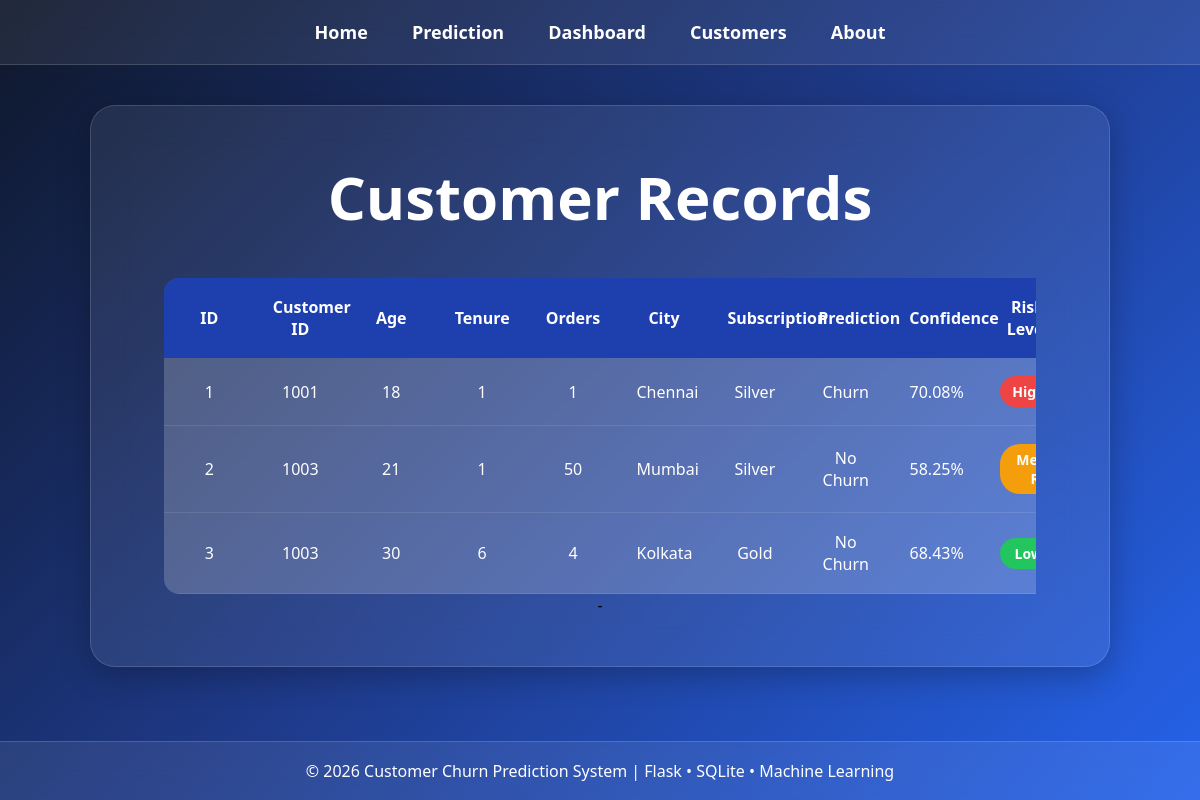
Page /customers on the committed database.
### tables this page shows
CREATE TABLE customers(

    id INTEGER PRIMARY KEY AUTOINCREMENT,

    customer_id INTEGER,
    age INTEGER,
    tenure_months INTEGER,

    avg_order_value REAL,
    total_orders INTEGER,

    last_purchase_days_ago INTEGER,
    support_tickets INTEGER,

    gender TEXT,
    city TEXT,
    subscription_type TEXT,

    prediction TEXT,
    confidence REAL,
    risk_level TEXT
);

### app.py (the view)
@app.route('/customers')
def customers():
    conn = get_db_connection()
    customers = conn.execute(
        "SELECT * FROM customers ORDER BY id ASC"
    ).fetchall()
    conn.close()
    return render_template(
        'customers.html',
        customers=customers
    )

### app.py (called while the page is built)
def get_db_connection():
    conn = sqlite3.connect("churn.db")
    conn.row_factory = sqlite3.Row
    return conn

### templates/customers.html (shortened to what this page needs)
<!DOCTYPE html>
<html>
<head>
    <link rel="stylesheet"
          href="{{ url_for('static', filename='css/style.css') }}">
</head>
<body>
<nav>
    <a href="/">Home</a>
    <a href="/prediction">Prediction</a>
    <a href="/dashboard">Dashboard</a>
    <a href="/customers">Customers</a>
    <a href="/about">About</a>
</nav>
<div class="hero">
    <h1>Customer Records</h1>
<div class="table-container">
    <table>
        <tr>
            <th>ID</th>
            <th>Customer ID</th>
            <th>Age</th>
            <th>Tenure</th>
            <th>Orders</th>
            <th>City</th>
            <th>Subscription</th>
            <th>Prediction</th>
            <th>Confidence</th>
            <th>Risk Level</th>
        </tr>
        {% for customer in customers %}
        <tr>
            <td>{{ loop.index }}</td>
            <td>{{ customer['customer_id'] }}</td>
            <td>{{ customer['age'] }}</td>
            <td>{{ customer['tenure_months'] }}</td>
            <td>{{ customer['total_orders'] }}</td>
            <td>{{ customer['city'] }}</td>
            <td>{{ customer['subscription_type'] }}</td>
            <td>{{ customer['prediction'] }}</td>
            <td>{{ customer['confidence'] }}%</td>
            <td>
    {% if customer['risk_level'] == 'High Risk' %}
        <span class="risk-high">High Risk</span>
    {% elif customer['risk_level'] == 'Medium Risk' %}
        <span class="risk-medium">Medium Risk</span>
    {% else %}
        <span class="risk-low">Low Risk</span>
    {% endif %}
</td>
        </tr>
        {% endfor %}
    </table>
-</div>
</div>
<footer>
    © 2026 Customer Churn Prediction System | Flask • SQLite • Machine Learning
</footer>
</body>
</html>

### static/css/style.css (style rules this page uses)
* { margin:0; padding:0; box-sizing:border-box; }
body { font-family:'Segoe UI',sans-serif; min-height:100vh; display:flex; flex-direction:column; background:linear-gradient( 135deg, #0f172a, #1e3a8a, #2563eb ); background-attachment:fixed; }
nav { background:rgba(255,255,255,0.08); backdrop-filter:blur(15px); -webkit-backdrop-filter:blur(15px); border-bottom:1px solid rgba(255,255,255,0.15); padding:20px; text-align:center; position:sticky; top:0; z-index:1000; }
nav a { color:white; text-decoration:none; margin:0 20px; font-size:18px; font-weight:600; transition:0.3s; }
.hero { width:85%; max-width:1200px; margin:40px auto; background:rgba(255,255,255,0.08); backdrop-filter:blur(20px); -webkit-backdrop-filter:blur(20px); border:1px solid rgba(255,255,255,0.15); border-radius:25px; padding:50px; text-align:center; box-shadow: 0 8px 32px rgba(0,0,0,0.25); }
.hero h1 { color:white; font-size:60px; margin-bottom:20px; }
table { width:100%; border-collapse:collapse; background:rgba(255,255,255,0.12); border-radius:15px; overflow:hidden; color:white; margin-top:20px; }
table th { background:rgba(0,0,0,0.25); padding:15px; font-size:16px; }
table td { padding:12px; border-bottom:1px solid rgba(255,255,255,0.1); }
footer { margin-top:auto; background:rgba(255,255,255,0.08); backdrop-filter:blur(15px); border-top:1px solid rgba(255,255,255,0.15); color:white; text-align:center; padding:18px; }
.hero table { width:100%; border-collapse:collapse; border-radius:15px; overflow:hidden; table-layout:fixed; }
.hero table th, .hero table td { text-align:center; vertical-align:middle; padding:18px; }
.hero table th { background:#1e40af; color:white; font-weight:600; }
.hero table td { background:rgba(255,255,255,0.08); color:white; }
.table-container { width:95%; margin:auto; overflow-x:auto; border-radius:15px; }
.table-container table { min-width:1000px; }
.risk-high { background:#ef4444; color:white; padding:6px 12px; border-radius:20px; font-size:14px; font-weight:bold; }
.risk-medium { background:#f59e0b; color:white; padding:6px 12px; border-radius:20px; font-size:14px; font-weight:bold; }
.risk-low { background:#22c55e; color:white; padding:6px 12px; border-radius:20px; font-size:14px; font-weight:bold; }
.risk-low { min-width:90px; display:inline-block; text-align:center; }
.risk-medium { min-width:90px; display:inline-block; text-align:center; }
.risk-high { min-width:90px; display:inline-block; text-align:center; }

### rows in the picture
customers: customer_id "1001", age "18", tenure_months "1", total_orders "1", city "Chennai", subscription_type "Silver", prediction "Churn", confidence "70.08", risk_level "High Risk"
customers: customer_id "1003", age "21", tenure_months "1", total_orders "50", city "Mumbai", subscription_type "Silver", prediction "No Churn", confidence "58.25", risk_level "Medium Risk"
customers: customer_id "1003", age "30", tenure_months "6", total_orders "4", city "Kolkata", subscription_type "Gold", prediction "No Churn", confidence "68.43", risk_level "Low Risk"
